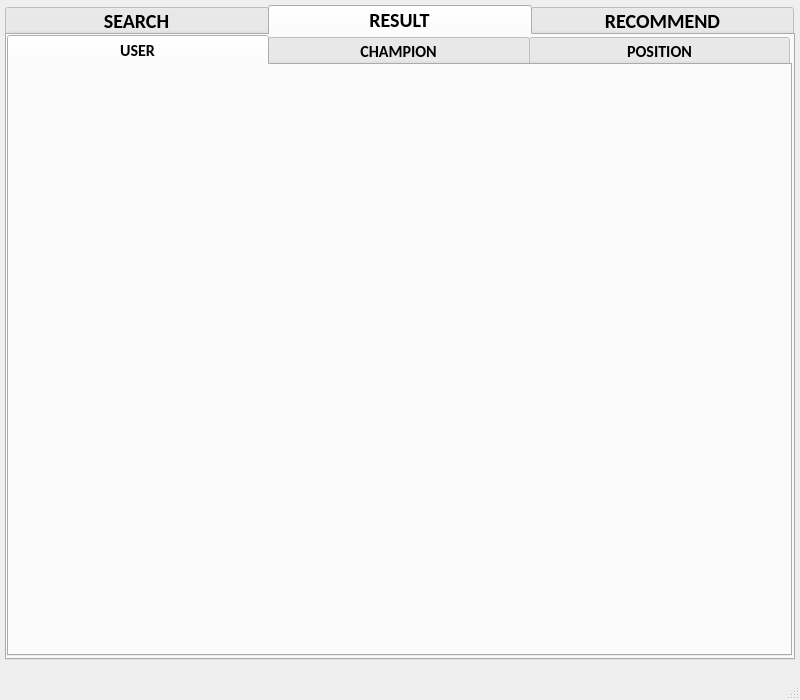
<?xml version="1.0" encoding="UTF-8"?>
<ui version="4.0">
 <class>MainWindow</class>
 <widget class="QMainWindow" name="MainWindow">
  <property name="geometry">
   <rect>
    <x>0</x>
    <y>0</y>
    <width>800</width>
    <height>700</height>
   </rect>
  </property>
  <property name="windowTitle">
   <string>MainWindow</string>
  </property>
  <property name="styleSheet">
   <string notr="true">tabWidget-&gt;setStyleSheet(&quot;QTabBar::tab { height: 100px; width: 100px; }&quot;);</string>
  </property>
  <widget class="QWidget" name="centralwidget">
   <widget class="QTabWidget" name="tab__main">
    <property name="geometry">
     <rect>
      <x>5</x>
      <y>5</y>
      <width>790</width>
      <height>655</height>
     </rect>
    </property>
    <property name="font">
     <font>
      <family>Calibri</family>
      <pointsize>15</pointsize>
      <weight>75</weight>
      <bold>true</bold>
     </font>
    </property>
    <property name="styleSheet">
     <string notr="true">QTabBar::tab { height: 30px; width: 263.3px; }</string>
    </property>
    <property name="tabPosition">
     <enum>QTabWidget::North</enum>
    </property>
    <property name="tabShape">
     <enum>QTabWidget::Rounded</enum>
    </property>
    <property name="currentIndex">
     <number>1</number>
    </property>
    <widget class="QWidget" name="tab__search">
     <property name="styleSheet">
      <string notr="true"/>
     </property>
     <attribute name="title">
      <string>SEARCH</string>
     </attribute>
     <widget class="QLabel" name="lbl__logo">
      <property name="geometry">
       <rect>
        <x>220</x>
        <y>70</y>
        <width>350</width>
        <height>250</height>
       </rect>
      </property>
      <property name="styleSheet">
       <string notr="true"/>
      </property>
      <property name="text">
       <string/>
      </property>
      <property name="pixmap">
       <pixmap>../../../../Downloads/Ex20221031_1 (1)/output_14_1.png</pixmap>
      </property>
     </widget>
     <widget class="QLineEdit" name="ln__input">
      <property name="geometry">
       <rect>
        <x>225</x>
        <y>400</y>
        <width>340</width>
        <height>50</height>
       </rect>
      </property>
      <property name="font">
       <font>
        <family>Calibri</family>
        <pointsize>15</pointsize>
       </font>
      </property>
      <property name="text">
       <string/>
      </property>
      <property name="alignment">
       <set>Qt::AlignCenter</set>
      </property>
      <property name="placeholderText">
       <string/>
      </property>
     </widget>
     <widget class="QLabel" name="lbl__summon">
      <property name="geometry">
       <rect>
        <x>230</x>
        <y>350</y>
        <width>335</width>
        <height>50</height>
       </rect>
      </property>
      <property name="font">
       <font>
        <family>맑은 고딕</family>
        <pointsize>12</pointsize>
        <weight>75</weight>
        <bold>true</bold>
       </font>
      </property>
      <property name="text">
       <string>:: 소환사 명 ::</string>
      </property>
      <property name="alignment">
       <set>Qt::AlignCenter</set>
      </property>
     </widget>
     <widget class="QPushButton" name="btn__enter">
      <property name="geometry">
       <rect>
        <x>225</x>
        <y>460</y>
        <width>340</width>
        <height>30</height>
       </rect>
      </property>
      <property name="font">
       <font>
        <family>Calibri</family>
        <pointsize>12</pointsize>
        <weight>50</weight>
        <bold>false</bold>
       </font>
      </property>
      <property name="text">
       <string>ENTER</string>
      </property>
     </widget>
    </widget>
    <widget class="QWidget" name="tab__result">
     <attribute name="title">
      <string>RESULT</string>
     </attribute>
     <widget class="QTabWidget" name="tabWidget_2">
      <property name="geometry">
       <rect>
        <x>0</x>
        <y>0</y>
        <width>785</width>
        <height>621</height>
       </rect>
      </property>
      <property name="font">
       <font>
        <family>Calibri</family>
        <pointsize>12</pointsize>
        <weight>75</weight>
        <bold>true</bold>
       </font>
      </property>
      <property name="styleSheet">
       <string notr="true">QTabBar::tab { height: 30px; width: 261px; }</string>
      </property>
      <property name="currentIndex">
       <number>0</number>
      </property>
      <widget class="QWidget" name="re__user">
       <attribute name="title">
        <string>USER</string>
       </attribute>
      </widget>
      <widget class="QWidget" name="re__cham">
       <attribute name="title">
        <string>CHAMPION</string>
       </attribute>
      </widget>
      <widget class="QWidget" name="re__pos">
       <attribute name="title">
        <string>POSITION</string>
       </attribute>
      </widget>
     </widget>
    </widget>
    <widget class="QWidget" name="tab__reco">
     <attribute name="title">
      <string>RECOMMEND</string>
     </attribute>
     <widget class="QTabWidget" name="tabWidget_3">
      <property name="geometry">
       <rect>
        <x>0</x>
        <y>0</y>
        <width>785</width>
        <height>621</height>
       </rect>
      </property>
      <property name="font">
       <font>
        <family>Calibri</family>
        <pointsize>12</pointsize>
        <weight>75</weight>
        <bold>true</bold>
       </font>
      </property>
      <property name="styleSheet">
       <string notr="true">QTabBar::tab { height: 30px; width: 392px; }</string>
      </property>
      <property name="currentIndex">
       <number>1</number>
      </property>
      <widget class="QWidget" name="reco__cham">
       <attribute name="title">
        <string>CHAMPION</string>
       </attribute>
      </widget>
      <widget class="QWidget" name="reco__pos">
       <attribute name="title">
        <string>POSITION</string>
       </attribute>
      </widget>
     </widget>
    </widget>
   </widget>
  </widget>
  <widget class="QMenuBar" name="menubar">
   <property name="geometry">
    <rect>
     <x>0</x>
     <y>0</y>
     <width>800</width>
     <height>21</height>
    </rect>
   </property>
  </widget>
  <widget class="QStatusBar" name="statusbar"/>
 </widget>
 <resources/>
 <connections/>
</ui>
